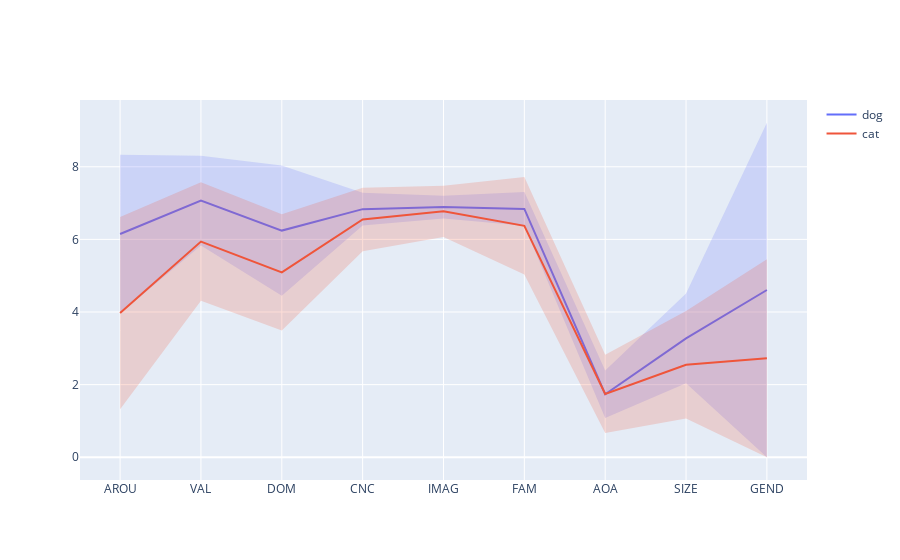

Notebook code cell kept with this figure:
### Code cell
viz_GlasgowR(words=['dog', 'cat'], dataframe=df)

### Figure 1 — Plotly figure (JSON) as saved in the notebook; plotly's stock layout.template omitted (floating-point values rounded to 4 significant figures)
{"data": [{"line": {"color": "#636EFA"}, "mode": "lines", "name": "dog", "showlegend": true, "type": "scatter", "x": [1, 2, 3, 4, 5, 6, 7, 8, 9], "y": [6.147, 7.067, 6.242, 6.833, 6.889, 6.84, 1.735, 3.273, 4.606]}, {"fill": "toself", "fillcolor": "rgba(99, 110, 250, 0.2)", "hoverinfo": "skip", "line": {"color": "rgba(255,255,255,0)"}, "showlegend": false, "type": "scatter", "x": [1, 2, 3, 4, 5, 6, 7, 8, 9, 9, 8, 7, 6, 5, 4, 3, 2, 1], "y": [8.332, 8.304, 8.035, 7.286, 7.203, 7.303, 2.391, 4.511, 9.212, 0, 2.035, 1.079, 6.377, 6.575, 6.38, 4.449, 5.83, 3.962]}, {"line": {"color": "#EF553B"}, "mode": "lines", "name": "cat", "showlegend": true, "type": "scatter", "x": [1, 2, 3, 4, 5, 6, 7, 8, 9], "y": [3.97, 5.939, 5.091, 6.548, 6.774, 6.375, 1.743, 2.546, 2.727]}, {"fill": "toself", "fillcolor": "rgba(239, 85, 59, 0.2)", "hoverinfo": "skip", "line": {"color": "rgba(255,255,255,0)"}, "showlegend": false, "type": "scatter", "x": [1, 2, 3, 4, 5, 6, 7, 8, 9, 9, 8, 7, 6, 5, 4, 3, 2, 1], "y": [6.616, 7.571, 6.693, 7.422, 7.479, 7.716, 2.821, 4.025, 5.454, 0, 1.067, 0.665, 5.034, 6.069, 5.674, 3.489, 4.307, 1.324]}], "layout": {"autosize": true, "xaxis": {"autorange": true, "range": [0.5284, 9.472], "tickmode": "array", "ticktext": ["AROU", "VAL", "DOM", "CNC", "IMAG", "FAM", "AOA", "SIZE", "GEND"], "tickvals": [1, 2, 3, 4, 5, 6, 7, 8, 9], "type": "linear"}, "yaxis": {"autorange": true, "range": [-0.7602, 9.972], "type": "linear"}}}
